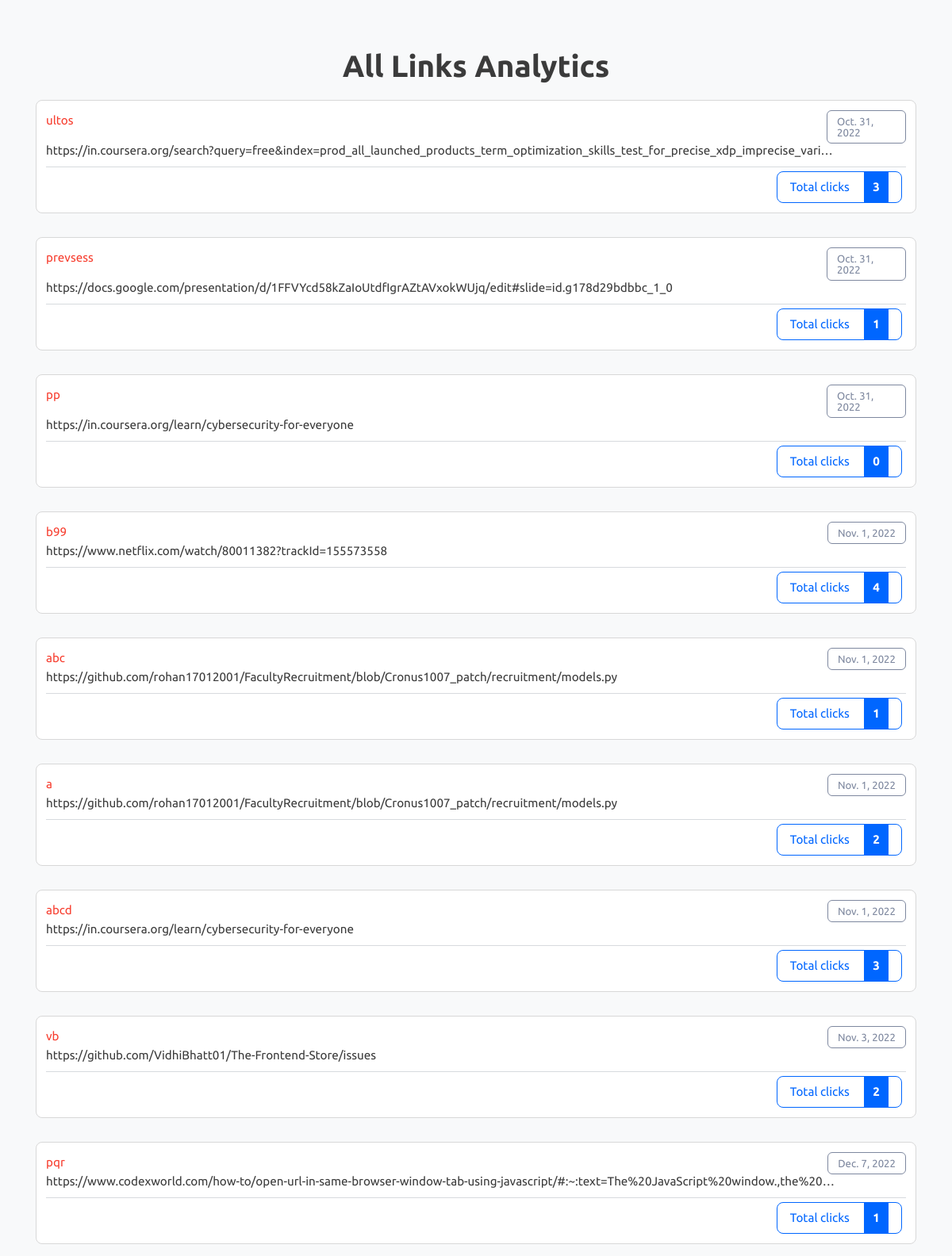
The app's page /analytics with its own data.
### URL/models.py (models this page shows)
class LongtoShort(models.Model):
    long_url=models.URLField(max_length=500)
    custom_name=models.CharField(max_length=100, unique=True)
    created_date=models.DateField(auto_now_add=True)  #take current date
    vist_count=models.IntegerField(default=0)

### URL/views.py (the view)
# urls.py: path('analytics', views.anal_ytics),
def anal_ytics(request):
    rows=LongtoShort.objects.all()
    context={
        "rows":rows
    }
    return render(request, "analytics.html", context)

### URL/templates/analytics.html (shortened to what this page needs)
{% load static %}
<!DOCTYPE html>
<html lang="en" class="">
<head>
	<link rel="stylesheet" href="{% static 'bootstrap.min.css' %}" type="text/css" media="screen">
	<link rel="stylesheet" href="{% static 'style.css' %}" type="text/css" media="screen">
</head>
<body class="pace-done lout_stats30">
	<main id="content" role="main" class="wyniki wyniki_all">
		<div class="container">
			<div class="row">
				<div class="col-12 page_log_in mt-0">
					<h2 class="h1" style="text-align: center;">All Links Analytics</h2>
				</div>
				{% for obj in rows %}
				<div class="url_options url_stats_o" id="1">
					<p class="data_link">{{ obj.created_date }}</p>
					<p class="url_link">
						{{ obj.long_url }}
					</p>
					<p id="link" class="link_element">
						<a href="/{{ obj.custom_name }}" class="short_url_l" target="blank">
							{{ obj.custom_name }}</a>
					</p>
					<div class="stats_total btn-cutt click_stats btn_norm">
						<div>Total clicks <strong class="allClicks">{{ obj.vist_count }}</strong></div>
					</div>
				</div>
				{% endfor %}
			</div>
		</div>
	</main>
</body>
</html>

### records on screen
LongtoShort: created_date "Oct. 31, 2022", long_url "https://in.coursera.org/search?query=free&index=prod_all_launched_products_term_optimization_skills_test_for_precise_xdp_imprecise_vari…", custom_name "ultos", vist_count "3"
LongtoShort: created_date "Oct. 31, 2022", long_url "https://docs.google.com/presentation/d/1FFVYcd58kZaIoUtdfIgrAZtAVxokWUjq/edit#slide=id.g178d29bdbbc_1_0", custom_name "prevsess", vist_count "1"
LongtoShort: created_date "Oct. 31, 2022", long_url "https://in.coursera.org/learn/cybersecurity-for-everyone", custom_name "pp", vist_count "0"
LongtoShort: created_date "Nov. 1, 2022", long_url "https://www.netflix.com/watch/80011382?trackId=155573558", custom_name "b99", vist_count "4"
LongtoShort: created_date "Nov. 1, 2022", long_url "https://github.com/rohan17012001/FacultyRecruitment/blob/Cronus1007_patch/recruitment/models.py", custom_name "abc", vist_count "1"
LongtoShort: created_date "Nov. 1, 2022", long_url "https://github.com/rohan17012001/FacultyRecruitment/blob/Cronus1007_patch/recruitment/models.py", custom_name "a", vist_count "2"
LongtoShort: created_date "Nov. 1, 2022", long_url "https://in.coursera.org/learn/cybersecurity-for-everyone", custom_name "abcd", vist_count "3"
LongtoShort: created_date "Nov. 3, 2022", long_url "https://github.com/VidhiBhatt01/The-Frontend-Store/issues", custom_name "vb", vist_count "2"
LongtoShort: created_date "Dec. 7, 2022", long_url "https://www.codexworld.com/how-to/open-url-in-same-browser-window-tab-using-javascript/#:~:text=The%20JavaScript%20window.,the%20…", custom_name "pqr", vist_count "1"
